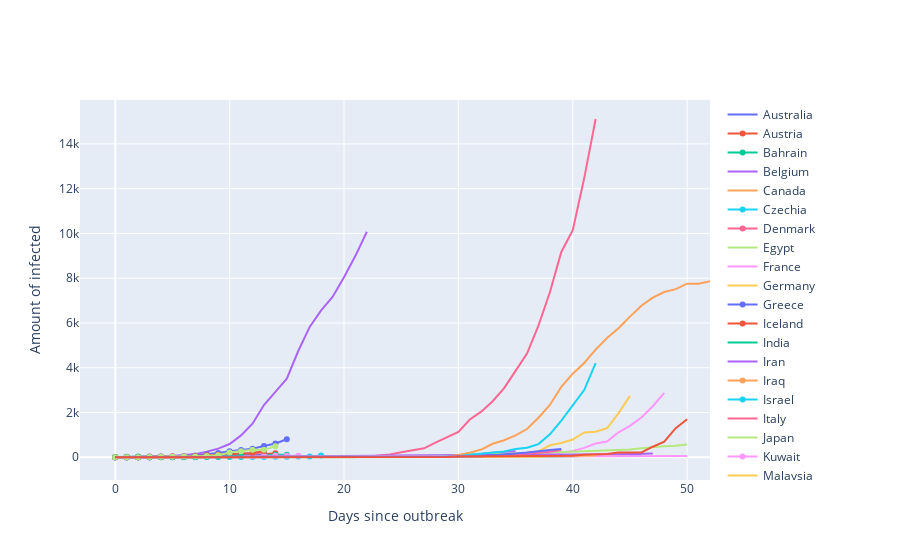

Notebook code cell kept with this figure:
### Code cell
#lets make it more interactive with plotly
import plotly.graph_objects as go
traces_list = []
for item in new_country_list:
    x = total_cases.loc[total_cases['Entity'] == item]['Year']
    x = [day - list(total_cases.loc[total_cases['Entity'] == item]['Year'])[0] for day in x]

    trace = go.Scatter(x=x,
            y=total_cases.loc[total_cases['Entity'] == item]['Total confirmed cases of COVID-19'],
            name = item,
            )
    traces_list.append(trace)

Layout = go.Layout(xaxis=dict(showgrid=True, zeroline=True, showticklabels=True),
                   yaxis=dict(showgrid=True, zeroline=True, showticklabels=True),
                   xaxis_title="Days since outbreak",
                   yaxis_title="Amount of infected",
                    )

fig = go.Figure(data=traces_list, layout=Layout)
fig

### Figure 1 — Plotly figure (JSON) as saved in the notebook; plotly's stock layout.template omitted (floating-point values rounded to 4 significant figures)
{"data": [{"name": "Australia", "type": "scatter", "x": [0, 1, 2, 3, 4, 5, 6, 7, 8, 9, 10, 11, 12, 13, 14, 15, 16, 17, 18, 19, 20, 21, 22, 23, 24, 25, 26, 27, 28, 29, 30, 31, 32, 33, 34, 35, 36, 37, 38, 39, 40, 41, 42, 43, 44, 45, 46], "y": [3, 4, 4, 5, 7, 7, 9, 12, 12, 12, 12, 13, 14, 15, 15, 15, 15, 15, 15, 15, 15, 15, 15, 15, 15, 15, 15, 17, 21, 22, 22, 22, 23, 23, 23, 24, 25, 27, 33, 43, 57, 57, 62, 74, 77, 92, 112]}, {"name": "Austria", "type": "scatter", "x": [0, 1, 2, 3, 4, 5, 6, 7, 8, 9, 10, 11, 12, 13, 14], "y": [2, 2, 4, 5, 10, 10, 18, 24, 37, 47, 66, 104, 112, 131, 182]}, {"name": "Bahrain", "type": "scatter", "x": [0, 1, 2, 3, 4, 5, 6, 7, 8, 9, 10, 11, 12, 13, 14, 15], "y": [8, 26, 33, 33, 38, 40, 47, 49, 49, 49, 49, 49, 56, 79, 109, 110]}, {"name": "Belgium", "type": "scatter", "x": [0, 1, 2, 3, 4, 5, 6, 7, 8, 9, 10, 11, 12, 13, 14, 15, 16, 17, 18, 19, 20, 21, 22, 23, 24, 25, 26, 27, 28, 29, 30, 31, 32, 33, 34, 35], "y": [1, 1, 1, 1, 1, 1, 1, 1, 1, 1, 1, 1, 1, 1, 1, 1, 1, 1, 1, 1, 1, 1, 1, 1, 1, 1, 1, 8, 8, 23, 50, 109, 169, 200, 239, 267]}, {"name": "Canada", "type": "scatter", "x": [0, 1, 2, 3, 4, 5, 6, 7, 8, 9, 10, 11, 12, 13, 14, 15, 16, 17, 18, 19, 20, 21, 22, 23, 24, 25, 26, 27, 28, 29, 30, 31, 32, 33, 34, 35, 36, 37, 38, 39, 40, 41, 42, 43, 44], "y": [1, 2, 3, 3, 3, 4, 4, 4, 4, 5, 5, 7, 7, 7, 7, 7, 7, 7, 7, 7, 7, 7, 8, 8, 8, 8, 8, 9, 9, 10, 10, 11, 11, 14, 19, 19, 27, 30, 30, 45, 51, 57, 62, 77, 93]}, {"name": "Czechia", "type": "scatter", "x": [0, 1, 2, 3, 4, 5, 6, 7, 8, 9], "y": [3, 3, 5, 5, 12, 12, 26, 32, 38, 61]}, {"name": "Denmark", "type": "scatter", "x": [0, 1, 2, 3, 4, 5, 6, 7, 8, 9, 10, 11, 12, 13], "y": [1, 1, 2, 3, 4, 5, 8, 10, 18, 23, 31, 36, 90, 262]}, {"name": "Egypt", "type": "scatter", "x": [0, 1, 2, 3, 4, 5, 6, 7, 8, 9, 10, 11, 12, 13, 14, 15, 16, 17, 18, 19, 20, 21, 22, 23, 24, 25], "y": [1, 1, 1, 1, 1, 1, 1, 1, 1, 1, 1, 1, 1, 1, 1, 1, 2, 2, 2, 2, 3, 3, 48, 55, 59, 59]}, {"name": "France", "type": "scatter", "x": [0, 1, 2, 3, 4, 5, 6, 7, 8, 9, 10, 11, 12, 13, 14, 15, 16, 17, 18, 19, 20, 21, 22, 23, 24, 25, 26, 27, 28, 29, 30, 31, 32, 33, 34, 35, 36, 37, 38, 39, 40, 41, 42, 43, 44, 45, 46, 47, 48], "y": [3, 3, 3, 3, 4, 5, 6, 6, 6, 6, 6, 6, 6, 6, 6, 11, 11, 11, 11, 11, 11, 11, 12, 12, 12, 12, 12, 12, 12, 12, 12, 12, 12, 18, 38, 57, 100, 100, 191, 212, 282, 420, 613, 706, 1116, 1402, 1774, 2281, 2876]}, {"name": "Germany", "type": "scatter", "x": [0, 1, 2, 3, 4, 5, 6, 7, 8, 9, 10, 11, 12, 13, 14, 15, 16, 17, 18, 19, 20, 21, 22, 23, 24, 25, 26, 27, 28, 29, 30, 31, 32, 33, 34, 35, 36, 37, 38, 39, 40, 41, 42, 43, 44, 45], "y": [1, 4, 4, 5, 7, 8, 10, 12, 12, 12, 13, 14, 14, 14, 14, 16, 16, 16, 16, 16, 16, 16, 16, 16, 16, 16, 16, 16, 16, 18, 21, 26, 57, 57, 129, 157, 196, 262, 534, 639, 795, 1112, 1139, 1296, 1966, 2745]}, {"name": "Greece", "type": "scatter", "x": [0, 1, 2, 3, 4, 5, 6, 7, 8, 9, 10, 11, 12, 13], "y": [1, 3, 3, 3, 7, 7, 7, 9, 32, 32, 66, 73, 73, 89]}, {"name": "Iceland", "type": "scatter", "x": [0, 1, 2, 3, 4, 5, 6, 7, 8, 9], "y": [2, 9, 16, 26, 26, 45, 45, 55, 55, 61]}, {"name": "India", "type": "scatter", "x": [0, 1, 2, 3, 4, 5, 6, 7, 8, 9, 10, 11, 12, 13, 14, 15, 16, 17, 18, 19, 20, 21, 22, 23, 24, 25, 26, 27, 28, 29, 30, 31, 32, 33, 34, 35, 36, 37, 38, 39, 40, 41], "y": [1, 1, 1, 2, 3, 3, 3, 3, 3, 3, 3, 3, 3, 3, 3, 3, 3, 3, 3, 3, 3, 3, 3, 3, 3, 3, 3, 3, 3, 3, 3, 3, 3, 5, 6, 29, 30, 31, 34, 43, 44, 60]}, {"name": "Iran", "type": "scatter", "x": [0, 1, 2, 3, 4, 5, 6, 7, 8, 9, 10, 11, 12, 13, 14, 15, 16, 17, 18, 19, 20, 21, 22], "y": [2, 5, 18, 28, 43, 61, 95, 141, 245, 388, 593, 978, 1501, 2336, 2922, 3513, 4747, 5823, 6566, 7161, 8042, 9000, 10075]}, {"name": "Iraq", "type": "scatter", "x": [0, 1, 2, 3, 4, 5, 6, 7, 8, 9, 10, 11, 12, 13, 14, 15], "y": [1, 5, 6, 7, 8, 13, 19, 26, 31, 36, 36, 44, 54, 60, 61, 61]}, {"name": "Israel", "type": "scatter", "x": [0, 1, 2, 3, 4, 5, 6, 7, 8, 9, 10, 11, 12, 13, 14, 15, 16, 17, 18], "y": [1, 1, 1, 2, 2, 2, 3, 5, 7, 7, 10, 12, 15, 15, 19, 25, 39, 39, 75]}, {"name": "Italy", "type": "scatter", "x": [0, 1, 2, 3, 4, 5, 6, 7, 8, 9, 10, 11, 12, 13, 14, 15, 16, 17, 18, 19, 20, 21, 22, 23, 24, 25, 26, 27, 28, 29, 30, 31, 32, 33, 34, 35, 36, 37, 38, 39, 40, 41, 42], "y": [2, 2, 2, 2, 2, 2, 2, 3, 3, 3, 3, 3, 3, 3, 3, 3, 3, 3, 3, 3, 3, 3, 9, 76, 124, 229, 322, 400, 650, 888, 1128, 1689, 2036, 2502, 3089, 3858, 4636, 5883, 7375, 9172, 10149, 12462, 15113]}, {"name": "Japan", "type": "scatter", "x": [0, 1, 2, 3, 4, 5, 6, 7, 8, 9, 10, 11, 12, 13, 14, 15, 16, 17, 18, 19, 20, 21, 22, 23, 24, 25, 26, 27, 28, 29, 30, 31, 32, 33, 34, 35, 36, 37, 38, 39, 40, 41, 42, 43, 44, 45, 46, 47, 48, 49, 50], "y": [1, 1, 1, 1, 3, 3, 4, 6, 7, 11, 14, 17, 20, 20, 20, 23, 25, 25, 25, 26, 26, 26, 28, 29, 33, 41, 53, 59, 65, 73, 85, 93, 105, 132, 144, 157, 164, 186, 210, 230, 239, 254, 268, 284, 317, 349, 408, 455, 488, 514, 568]}, {"name": "Kuwait", "type": "scatter", "x": [0, 1, 2, 3, 4, 5, 6, 7, 8, 9, 10, 11, 12, 13, 14, 15, 16], "y": [3, 8, 12, 43, 43, 45, 45, 56, 56, 56, 58, 58, 58, 62, 64, 65, 69]}, {"name": "Malaysia", "type": "scatter", "x": [0, 1, 2, 3, 4, 5, 6, 7, 8, 9, 10, 11, 12, 13, 14, 15, 16, 17, 18, 19, 20, 21, 22, 23, 24, 25, 26, 27, 28, 29, 30, 31, 32, 33, 34, 35, 36, 37, 38, 39, 40, 41, 42, 43, 44, 45], "y": [3, 4, 4, 4, 7, 8, 8, 8, 8, 10, 10, 12, 14, 15, 17, 18, 18, 18, 18, 19, 21, 22, 22, 22, 22, 22, 22, 22, 22, 22, 22, 22, 22, 24, 24, 24, 24, 29, 50, 50, 55, 83, 93, 93, 117, 129]}, {"name": "Netherlands", "type": "scatter", "x": [0, 1, 2, 3, 4, 5, 6, 7, 8, 9, 10, 11, 12, 13, 14, 15], "y": [1, 2, 7, 13, 18, 28, 38, 82, 128, 188, 265, 321, 382, 503, 614, 804]}, {"name": "Norway", "type": "scatter", "x": [0, 1, 2, 3, 4, 5, 6, 7, 8, 9, 10, 11, 12, 13], "y": [1, 4, 6, 15, 19, 25, 32, 56, 86, 113, 147, 169, 192, 277]}, {"name": "San Marino", "type": "scatter", "x": [0, 1, 2, 3, 4, 5, 6, 7, 8, 9, 10, 11], "y": [1, 1, 1, 8, 8, 16, 21, 24, 27, 37, 49, 63]}, {"name": "Singapore", "type": "scatter", "x": [0, 1, 2, 3, 4, 5, 6, 7, 8, 9, 10, 11, 12, 13, 14, 15, 16, 17, 18, 19, 20, 21, 22, 23, 24, 25, 26, 27, 28, 29, 30, 31, 32, 33, 34, 35, 36, 37, 38, 39, 40, 41, 42, 43, 44, 45, 46, 47], "y": [1, 3, 4, 4, 7, 7, 10, 13, 16, 18, 18, 18, 24, 28, 30, 33, 40, 43, 45, 47, 50, 58, 67, 72, 75, 77, 81, 84, 85, 86, 89, 89, 90, 91, 93, 96, 98, 102, 106, 108, 110, 110, 117, 130, 138, 150, 160, 166]}, {"name": "South Korea", "type": "scatter", "x": [0, 1, 2, 3, 4, 5, 6, 7, 8, 9, 10, 11, 12, 13, 14, 15, 16, 17, 18, 19, 20, 21, 22, 23, 24, 25, 26, 27, 28, 29, 30, 31, 32, 33, 34, 35, 36, 37, 38, 39, 40, 41, 42, 43, 44, 45, 46, 47, 48, 49, 50, 51, 52], "y": [1, 1, 1, 2, 2, 2, 4, 4, 4, 4, 11, 12, 15, 15, 16, 18, 23, 24, 24, 27, 27, 28, 28, 28, 28, 28, 29, 30, 31, 51, 104, 204, 346, 602, 763, 977, 1261, 1766, 2337, 3150, 3736, 4212, 4812, 5328, 5766, 6284, 6767, 7134, 7382, 7513, 7755, 7755, 7869]}, {"name": "Spain", "type": "scatter", "x": [0, 1, 2, 3, 4, 5, 6, 7, 8, 9, 10, 11, 12, 13, 14, 15, 16, 17, 18, 19, 20, 21, 22, 23, 24, 25, 26, 27, 28, 29, 30, 31, 32, 33, 34, 35, 36, 37, 38, 39, 41, 42], "y": [1, 1, 1, 1, 1, 1, 1, 1, 1, 2, 2, 2, 2, 2, 2, 2, 2, 2, 2, 2, 2, 2, 2, 2, 2, 2, 12, 25, 32, 45, 45, 114, 151, 198, 257, 374, 430, 589, 1024, 1639, 3004, 4209]}, {"name": "Sweden", "type": "scatter", "x": [0, 1, 2, 3, 4, 5, 6, 7, 8, 9, 10, 11, 12, 13, 14, 15, 16, 17, 18, 19, 20, 21, 22, 23, 24, 25, 26, 27, 28, 29, 30, 31, 32, 33, 34, 35, 36, 37, 38, 39], "y": [1, 1, 1, 1, 1, 1, 1, 1, 1, 1, 1, 1, 1, 1, 1, 1, 1, 1, 1, 1, 1, 1, 1, 1, 1, 1, 2, 7, 12, 13, 14, 15, 24, 35, 61, 137, 161, 203, 248, 326]}, {"name": "Switzerland", "type": "scatter", "x": [0, 1, 2, 3, 4, 5, 6, 7, 8, 9, 10, 11, 12, 13, 14], "y": [1, 1, 6, 10, 18, 24, 30, 37, 56, 86, 209, 264, 332, 332, 491]}, {"name": "Thailand", "type": "scatter", "x": [0, 1, 2, 3, 4, 5, 6, 7, 8, 9, 10, 11, 12, 13, 14, 15, 16, 17, 18, 19, 20, 21, 22, 23, 24, 25, 26, 27, 28, 29, 30, 31, 32, 33, 34, 35, 36, 37, 38, 39, 40, 41, 42, 43, 44, 45, 46, 47, 48, 49, 50], "y": [2, 2, 4, 4, 4, 5, 5, 14, 14, 14, 14, 19, 19, 19, 19, 25, 25, 25, 32, 32, 32, 33, 33, 33, 33, 34, 34, 35, 35, 35, 35, 35, 35, 35, 35, 37, 40, 40, 40, 42, 42, 42, 43, 43, 47, 47, 48, 50, 50, 53, 59]}, {"name": "United Arab Emirates", "type": "scatter", "x": [0, 1, 2, 3, 4, 5, 6, 7, 8, 9, 10, 11, 12, 13, 14, 15, 16, 17, 18, 19, 20, 21, 22, 23, 24, 25, 26, 27, 28, 29, 30, 31, 32, 33, 34, 35, 36, 37, 38, 39, 40, 41, 42], "y": [4, 4, 4, 4, 5, 5, 5, 5, 5, 5, 7, 7, 7, 8, 8, 8, 8, 8, 8, 9, 9, 9, 9, 9, 11, 13, 13, 13, 13, 13, 19, 19, 19, 21, 21, 27, 27, 27, 45, 45, 45, 59, 74]}, {"name": "United Kingdom", "type": "scatter", "x": [0, 1, 2, 3, 4, 5, 6, 7, 8, 9, 10, 11, 12, 13, 14, 15, 16, 17, 18, 19, 20, 21, 22, 23, 24, 25, 26, 27, 28, 29, 30, 31, 32, 33, 34, 35, 36, 37, 38, 39], "y": [2, 2, 2, 2, 2, 2, 3, 3, 3, 4, 8, 8, 9, 9, 9, 9, 9, 9, 9, 9, 9, 9, 9, 9, 13, 13, 13, 16, 20, 23, 36, 39, 51, 89, 118, 167, 210, 277, 323, 373]}, {"name": "United States", "type": "scatter", "x": [0, 1, 2, 3, 4, 5, 6, 7, 8, 9, 10, 11, 12, 13, 14, 15, 16, 17, 18, 19, 20, 21, 22, 23, 24, 25, 26, 27, 28, 29, 30, 31, 32, 33, 34, 35, 36, 37, 38, 39, 40, 41, 42, 43, 44, 45, 46, 47, 48, 49, 50], "y": [1, 1, 2, 2, 5, 5, 5, 5, 6, 7, 8, 11, 11, 11, 12, 12, 12, 12, 12, 13, 13, 14, 15, 15, 15, 15, 15, 15, 15, 15, 35, 35, 35, 53, 53, 59, 59, 62, 62, 62, 64, 108, 129, 148, 213, 213, 213, 472, 696, 1301, 1697]}], "layout": {"xaxis": {"showgrid": true, "showticklabels": true, "title": {"text": "Days since outbreak"}, "zeroline": true}, "yaxis": {"showgrid": true, "showticklabels": true, "title": {"text": "Amount of infected"}, "zeroline": true}}}
